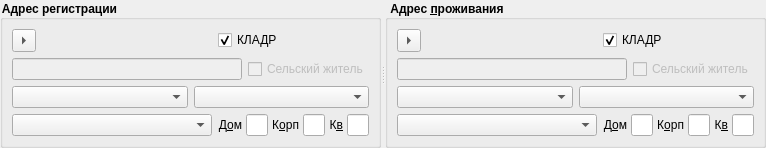
            <widget class="QSplitter" name="splitter_6">
             <property name="orientation">
              <enum>Qt::Horizontal</enum>
             </property>
             <widget class="QGroupBox" name="gbRegAddress">
              <property name="styleSheet">
               <string notr="true">QGroupBox {font-weight: bold;}</string>
              </property>
              <property name="title">
               <string>Адрес регистрации</string>
              </property>
              <layout class="QGridLayout" name="gridLayout_8">
               <item row="7" column="1">
                <layout class="QHBoxLayout" name="horizontalLayout_2">
                 <property name="spacing">
                  <number>4</number>
                 </property>
                 <item>
                  <widget class="QLabel" name="lblHouse">
                   <property name="text">
                    <string>Д&amp;ом</string>
                   </property>
                   <property name="alignment">
                    <set>Qt::AlignRight|Qt::AlignTrailing|Qt::AlignVCenter</set>
                   </property>
                   <property name="buddy">
                    <cstring>edtRegHouse</cstring>
                   </property>
                  </widget>
                 </item>
                 <item>
                  <widget class="QLineEdit" name="edtRegHouse">
                   <property name="sizePolicy">
                    <sizepolicy hsizetype="Preferred" vsizetype="Fixed">
                     <horstretch>0</horstretch>
                     <verstretch>0</verstretch>
                    </sizepolicy>
                   </property>
                   <property name="maxLength">
                    <number>10</number>
                   </property>
                  </widget>
                 </item>
                 <item>
                  <widget class="QLabel" name="lblBuilding">
                   <property name="text">
                    <string>К&amp;орп</string>
                   </property>
                   <property name="alignment">
                    <set>Qt::AlignRight|Qt::AlignTrailing|Qt::AlignVCenter</set>
                   </property>
                   <property name="buddy">
                    <cstring>edtRegCorpus</cstring>
                   </property>
                  </widget>
                 </item>
                 <item>
                  <widget class="QLineEdit" name="edtRegCorpus">
                   <property name="sizePolicy">
                    <sizepolicy hsizetype="Preferred" vsizetype="Fixed">
                     <horstretch>0</horstretch>
                     <verstretch>0</verstretch>
                    </sizepolicy>
                   </property>
                   <property name="maxLength">
                    <number>10</number>
                   </property>
                  </widget>
                 </item>
                 <item>
                  <widget class="QLabel" name="lblFlat">
                   <property name="text">
                    <string>К&amp;в</string>
                   </property>
                   <property name="alignment">
                    <set>Qt::AlignRight|Qt::AlignTrailing|Qt::AlignVCenter</set>
                   </property>
                   <property name="buddy">
                    <cstring>edtRegFlat</cstring>
                   </property>
                  </widget>
                 </item>
                 <item>
                  <widget class="QLineEdit" name="edtRegFlat">
                   <property name="sizePolicy">
                    <sizepolicy hsizetype="Preferred" vsizetype="Fixed">
                     <horstretch>0</horstretch>
                     <verstretch>0</verstretch>
                    </sizepolicy>
                   </property>
                   <property name="maxLength">
                    <number>10</number>
                   </property>
                  </widget>
                 </item>
                 <item>
                  <spacer name="horizontalSpacer">
                   <property name="orientation">
                    <enum>Qt::Horizontal</enum>
                   </property>
                   <property name="sizeHint" stdset="0">
                    <size>
                     <width>40</width>
                     <height>20</height>
                    </size>
                   </property>
                  </spacer>
                 </item>
                </layout>
               </item>
               <item row="7" column="0">
                <widget class="CStreetComboBox" name="cmbRegStreet">
                 <property name="minimumSize">
                  <size>
                   <width>200</width>
                   <height>0</height>
                  </size>
                 </property>
                </widget>
               </item>
               <item row="1" column="0">
                <widget class="QToolButton" name="btnCopyPrevAddress">
                 <property name="focusPolicy">
                  <enum>Qt::NoFocus</enum>
                 </property>
                 <property name="toolTip">
                  <string>Копировать из предыдущей записи</string>
                 </property>
                 <property name="text">
                  <string>...</string>
                 </property>
                 <property name="arrowType">
                  <enum>Qt::RightArrow</enum>
                 </property>
                </widget>
               </item>
               <item row="1" column="1">
                <widget class="QCheckBox" name="chkRegKLADR">
                 <property name="focusPolicy">
                  <enum>Qt::NoFocus</enum>
                 </property>
                 <property name="text">
                  <string>КЛАДР</string>
                 </property>
                 <property name="checked">
                  <bool>true</bool>
                 </property>
                </widget>
               </item>
               <item row="5" column="0" colspan="2">
                <layout class="QHBoxLayout" name="horizontalLayout">
                 <item>
                  <widget class="CKLADRComboBox" name="cmbRegCity">
                   <property name="sizePolicy">
                    <sizepolicy hsizetype="Expanding" vsizetype="Fixed">
                     <horstretch>0</horstretch>
                     <verstretch>0</verstretch>
                    </sizepolicy>
                   </property>
                  </widget>
                 </item>
                 <item>
                  <widget class="CRBComboBox" name="cmbRegDistrict">
                   <property name="sizePolicy">
                    <sizepolicy hsizetype="Expanding" vsizetype="Fixed">
                     <horstretch>0</horstretch>
                     <verstretch>0</verstretch>
                    </sizepolicy>
                   </property>
                  </widget>
                 </item>
                </layout>
               </item>
               <item row="2" column="0" colspan="2">
                <layout class="QHBoxLayout" name="horizontalLayout_5">
                 <item>
                  <widget class="QLineEdit" name="edtRegFreeInput">
                   <property name="enabled">
                    <bool>false</bool>
                   </property>
                  </widget>
                 </item>
                 <item>
                  <widget class="QCheckBox" name="chkRegIsVillager">
                   <property name="enabled">
                    <bool>false</bool>
                   </property>
                   <property name="text">
                    <string>Сельский житель</string>
                   </property>
                  </widget>
                 </item>
                </layout>
               </item>
              </layout>
             </widget>
             <widget class="QGroupBox" name="gbLocAddress">
              <property name="styleSheet">
               <string notr="true">QGroupBox {font-weight: bold;}</string>
              </property>
              <property name="title">
               <string>Адрес &amp;проживания</string>
              </property>
              <layout class="QGridLayout" name="gridLayout_9">
               <item row="7" column="0">
                <widget class="CStreetComboBox" name="cmbLocStreet">
                 <property name="minimumSize">
                  <size>
                   <width>200</width>
                   <height>0</height>
                  </size>
                 </property>
                </widget>
               </item>
               <item row="1" column="0">
                <widget class="QToolButton" name="btnCopy">
                 <property name="enabled">
                  <bool>true</bool>
                 </property>
                 <property name="minimumSize">
                  <size>
                   <width>20</width>
                   <height>20</height>
                  </size>
                 </property>
                 <property name="text">
                  <string>...</string>
                 </property>
                 <property name="arrowType">
                  <enum>Qt::RightArrow</enum>
                 </property>
                </widget>
               </item>
               <item row="7" column="1">
                <layout class="QHBoxLayout" name="horizontalLayout_3">
                 <property name="spacing">
                  <number>4</number>
                 </property>
                 <item>
                  <widget class="QLabel" name="lblHouse_2">
                   <property name="text">
                    <string>Д&amp;ом</string>
                   </property>
                   <property name="alignment">
                    <set>Qt::AlignRight|Qt::AlignTrailing|Qt::AlignVCenter</set>
                   </property>
                   <property name="buddy">
                    <cstring>edtLocHouse</cstring>
                   </property>
                  </widget>
                 </item>
                 <item>
                  <widget class="QLineEdit" name="edtLocHouse">
                   <property name="sizePolicy">
                    <sizepolicy hsizetype="Preferred" vsizetype="Fixed">
                     <horstretch>0</horstretch>
                     <verstretch>0</verstretch>
                    </sizepolicy>
                   </property>
                   <property name="maxLength">
                    <number>10</number>
                   </property>
                  </widget>
                 </item>
                 <item>
                  <widget class="QLabel" name="lblBuilding_2">
                   <property name="text">
                    <string>К&amp;орп</string>
                   </property>
                   <property name="alignment">
                    <set>Qt::AlignRight|Qt::AlignTrailing|Qt::AlignVCenter</set>
                   </property>
                   <property name="buddy">
                    <cstring>edtLocCorpus</cstring>
                   </property>
                  </widget>
                 </item>
                 <item>
                  <widget class="QLineEdit" name="edtLocCorpus">
                   <property name="sizePolicy">
                    <sizepolicy hsizetype="Preferred" vsizetype="Fixed">
                     <horstretch>0</horstretch>
                     <verstretch>0</verstretch>
                    </sizepolicy>
                   </property>
                   <property name="maxLength">
                    <number>10</number>
                   </property>
                  </widget>
                 </item>
                 <item>
                  <widget class="QLabel" name="lblFlat_2">
                   <property name="text">
                    <string>К&amp;в</string>
                   </property>
                   <property name="alignment">
                    <set>Qt::AlignRight|Qt::AlignTrailing|Qt::AlignVCenter</set>
                   </property>
                   <property name="buddy">
                    <cstring>edtLocFlat</cstring>
                   </property>
                  </widget>
                 </item>
                 <item>
                  <widget class="QLineEdit" name="edtLocFlat">
                   <property name="sizePolicy">
                    <sizepolicy hsizetype="Preferred" vsizetype="Fixed">
                     <horstretch>0</horstretch>
                     <verstretch>0</verstretch>
                    </sizepolicy>
                   </property>
                   <property name="maxLength">
                    <number>10</number>
                   </property>
                  </widget>
                 </item>
                 <item>
                  <spacer name="horizontalSpacer_2">
                   <property name="orientation">
                    <enum>Qt::Horizontal</enum>
                   </property>
                   <property name="sizeHint" stdset="0">
                    <size>
                     <width>40</width>
                     <height>20</height>
                    </size>
                   </property>
                  </spacer>
                 </item>
                </layout>
               </item>
               <item row="1" column="1">
                <widget class="QCheckBox" name="chkLocKLADR">
                 <property name="focusPolicy">
                  <enum>Qt::NoFocus</enum>
                 </property>
                 <property name="text">
                  <string>КЛАДР</string>
                 </property>
                 <property name="checked">
                  <bool>true</bool>
                 </property>
                </widget>
               </item>
               <item row="5" column="0" colspan="2">
                <layout class="QHBoxLayout" name="horizontalLayout_4">
                 <item>
                  <widget class="CKLADRComboBox" name="cmbLocCity">
                   <property name="sizePolicy">
                    <sizepolicy hsizetype="Expanding" vsizetype="Fixed">
                     <horstretch>0</horstretch>
                     <verstretch>0</verstretch>
                    </sizepolicy>
                   </property>
                  </widget>
                 </item>
                 <item>
                  <widget class="CRBComboBox" name="cmbLocDistrict">
                   <property name="sizePolicy">
                    <sizepolicy hsizetype="Expanding" vsizetype="Fixed">
                     <horstretch>0</horstretch>
                     <verstretch>0</verstretch>
                    </sizepolicy>
                   </property>
                  </widget>
                 </item>
                </layout>
               </item>
               <item row="2" column="0" colspan="2">
                <layout class="QHBoxLayout" name="horizontalLayout_6">
                 <item>
                  <widget class="QLineEdit" name="edtLocFreeInput">
                   <property name="enabled">
                    <bool>false</bool>
                   </property>
                  </widget>
                 </item>
                 <item>
                  <widget class="QCheckBox" name="chkLocIsVillager">
                   <property name="enabled">
                    <bool>false</bool>
                   </property>
                   <property name="text">
                    <string>Сельский житель</string>
                   </property>
                  </widget>
                 </item>
                </layout>
               </item>
              </layout>
             </widget>
            </widget>
